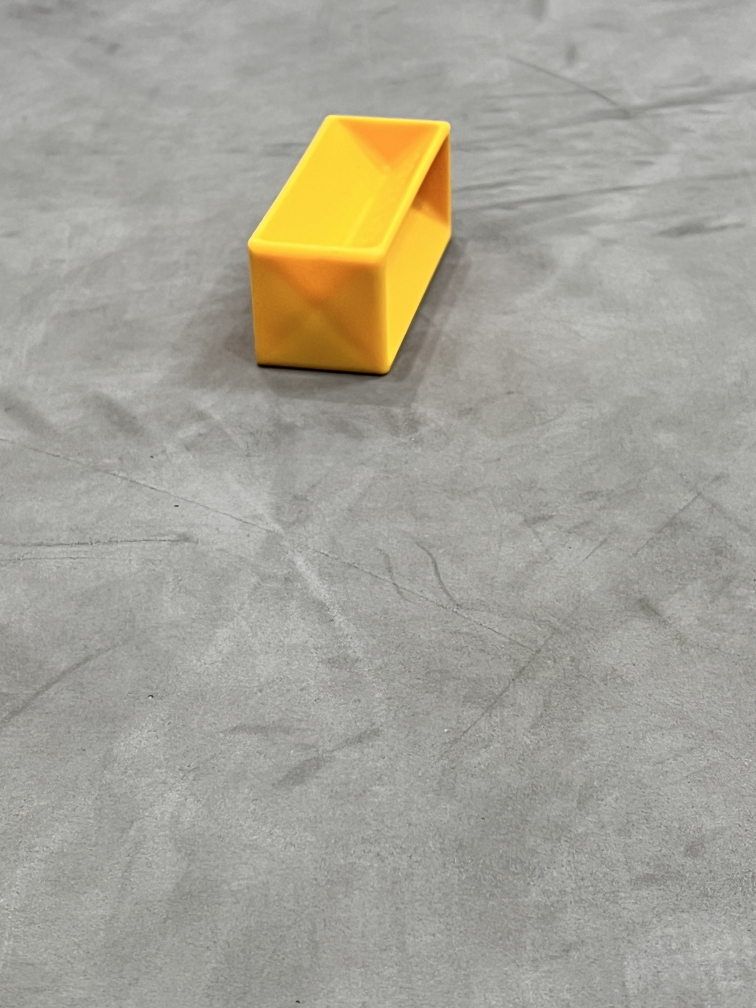
#> input picture sample-test-images/IMG_7923.JPG, 3024 x 4032 px (shown at 1/4 size)
$ python camera_on_robot.py
#> lines starting #> are read from the running program, lines starting #| are printed output that depends on the picture; after the words box and inside, x2 and y2 are one past the last pixel; in counts of white or black regions, pixels touching at a corner belong together
import math
import cv2
import numpy as np


class Sample:
    """
    ONLY TAKES IN REAL WORLD VALUES
    """

    def __init__(self, x, y, distance_from_center):
        self.x = x
        self.y = y
        self.distance = distance_from_center


image_path = 'sample-test-images/'

image_name = 'IMG_7923.JPG'

# Yellow masking
lowerb = [22, 134, 0]
upperb = [255, 255, 255]


def angle3pt(a, b, c):
    """Counterclockwise angle in degrees by turning from a to c around b
            Returns an angle in radians"""
    ang = math.atan2(c[1] - b[1], c[0] - b[0]) - math.atan2(a[1] - b[1], a[0] - b[0])
    return -ang.__round__(2)


def open_window():
    cv2.namedWindow('image')
    cv2.setMouseCallback('image', mouse_callback)

    def get_bound_value(index: int, lower: bool):
        bound = lowerb if lower else upperb
        return bound[index]

    def set_bound_value(index: int, lower: bool, value):
        bound = lowerb if lower else upperb
        bound[index] = value
        process_image(height=height, width=width)

    def create_bound_trackbar(name, index, lower):
        cv2.createTrackbar(name, 'image',
                           get_bound_value(index, lower), 255,
                           lambda value: set_bound_value(index, lower, value))

    create_bound_trackbar('hue_lbound', 0, True)
    create_bound_trackbar('hue_ubound', 0, False)
    create_bound_trackbar('sat_lbound', 1, True)
    create_bound_trackbar('sat_ubound', 1, False)
    create_bound_trackbar('val_lbound', 2, True)
    create_bound_trackbar('val_ubound', 2, False)


def bgr_to_hsv(bgr_color):
    bgr_pixel = np.array(bgr_color, dtype=np.uint8)
    hsv_pixel = cv2.cvtColor(np.array([[bgr_pixel]], dtype=np.uint8), cv2.COLOR_BGR2HSV)[0][0]
    return hsv_pixel


def mouse_callback(event, x, y, flags, param):
    if event == cv2.EVENT_LBUTTONDOWN:
        pass
    elif event == cv2.EVENT_LBUTTONUP:
        pass
    elif event == cv2.EVENT_MOUSEMOVE:
        pass

    bgr_color = original_image[y, x]
    hsv_color = bgr_to_hsv(bgr_color)
    cv2.setWindowTitle('image', f'({x},{y}) = HSV {hsv_color}')


def display_image(image):
    cv2.imshow('image', image)


def process_image(height, width):
    image = original_image.copy()
    hsv_image = cv2.cvtColor(image, cv2.COLOR_BGR2HSV)

    mask = cv2.inRange(hsv_image, tuple(lowerb), tuple(upperb))
    kernel = np.ones((5, 5), np.uint8)
    mask = cv2.dilate(mask, kernel, iterations=2)
    mask = cv2.erode(mask, kernel, iterations=1)

    contours, _ = cv2.findContours(mask, cv2.RETR_EXTERNAL, cv2.CHAIN_APPROX_SIMPLE)

    for c in contours:
        if cv2.contourArea(c) > 15000:
            print('Found contour')
            # used to find the position of sample
            adjusted_origen = (width // 2, int(height))
            cv2.drawContours(image, [c], 0, (0, 255, 0), 3)
            moments = cv2.moments(c)
            center = (
                int(moments['m10'] / moments['m00']),
                int(moments['m01'] / moments['m00'])
            )

            rad = angle3pt((width, height), adjusted_origen, center)
            x_d = center[0] - adjusted_origen[0]
            y_d = center[1] - adjusted_origen[1]
            distance_in_px = round(math.hypot(y_d, x_d), 2)
            polar = (distance_in_px, rad)
            print(polar)
            print(center)
            cv2.drawMarker(image, center, (0, 0, 255), markerType=cv2.MARKER_STAR,
                           markerSize=5, thickness=1, line_type=cv2.LINE_AA)
            cv2.circle(image, center, 3, (255, 255, 255), 4)
            cv2.circle(image, adjusted_origen, 3, (255, 255, 255), 4)
            cv2.circle(image, (width, height), 3, (255, 255, 255), 4)
            (rect_center, (rect_width, rect_height), angle_of_rotation) = cv2.minAreaRect(c)
            print(round(angle_of_rotation))
            cv2.putText(image, 'Angle ' + str(round(angle_of_rotation)), center,
                        cv2.FONT_HERSHEY_SIMPLEX, 1, (200, 200, 0), 2, cv2.LINE_AA)
            cv2.putText(image, f'Polar coordinates:({distance_in_px} px, {rad} radians)',
                        (center[0] - 26, center[1] + 30),
                        cv2.FONT_HERSHEY_SIMPLEX, 1, (200, 200, 0), 2, cv2.LINE_AA)
            min_area_rect = cv2.minAreaRect(c)
            box = cv2.boxPoints(min_area_rect)
            box = np.intp(box)
            cv2.drawContours(image, [box], 0, (0, 255, 255), 1)
            display_image(image)


original_image = cv2.imread(image_path + image_name)  # BGR format
#> original_image is the input picture: shape (4032, 3024, 3); mean B, G, R 151.2, 162.6, 165.2
height, width, channels = original_image.shape
#> height = 4032; width = 3024; channels = 3
aspect_ratio = height / width
#> aspect_ratio = 1.33
original_image = cv2.resize(original_image, (1280, int(np.round(1280 * aspect_ratio, decimals=0))))
#> original_image: shape (1707, 1280, 3)
height, width, _ = original_image.shape
#> height = 1707; width = 1280
open_window()
process_image(height=height, width=width)
#> in process_image, `hsv_image = cv2.cvtColor(image, cv2.COLOR_BGR2HSV)`: hsv_image: shape (1707, 1280, 3); mean H, S, V 32, 19.4, 165.8
#> in process_image, `mask = cv2.inRange(hsv_image, tuple(lowerb), tuple(upperb))`:
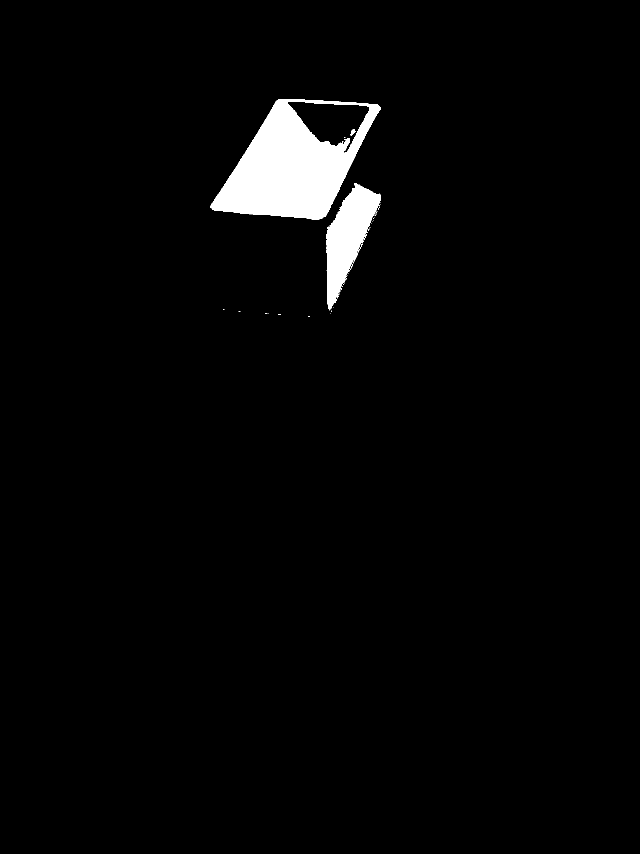
#> mask: shape (1707, 1280) (shown at 1/2 size); 2.5% white; 35 white regions (32 under 20 px), largest, box (x1, y1, x2, y2) and area: (421, 198, 761, 439) 42517, (653, 366, 762, 621) 13009, (701, 258, 711, 271) 72
#> in process_image, `mask = cv2.dilate(mask, kernel, iterations=2)`:
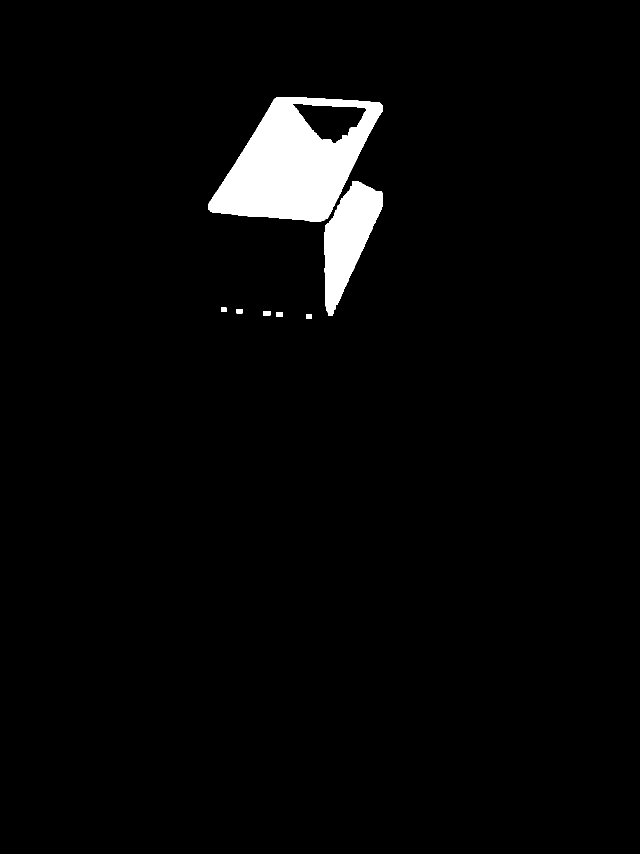
#> mask: shape (1707, 1280) (shown at 1/2 size); 3.1% white; 7 white regions, largest, box (x1, y1, x2, y2) and area: (417, 194, 765, 443) 49653, (649, 362, 766, 632) 16625, (526, 622, 541, 631) 135
#> in process_image, `mask = cv2.erode(mask, kernel, iterations=1)`:
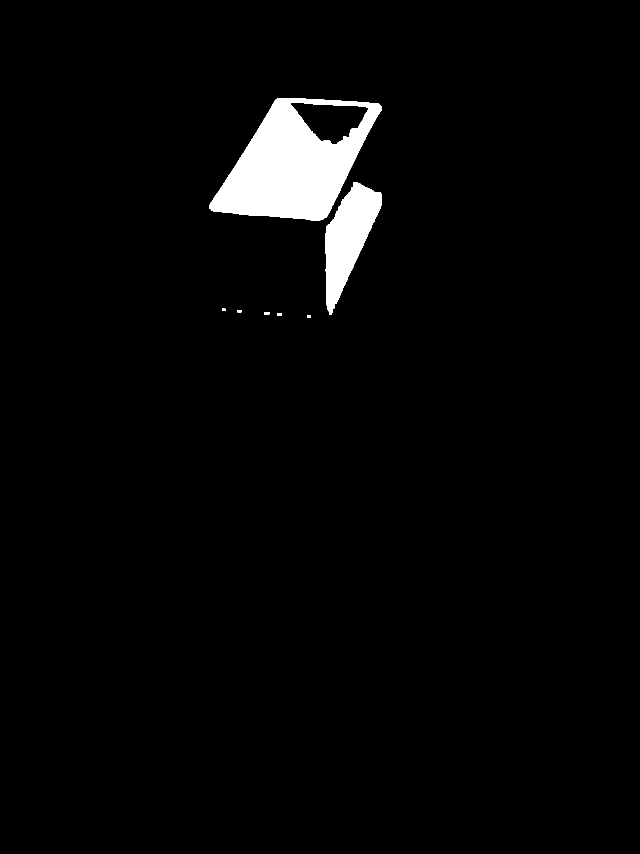
#> mask: shape (1707, 1280) (shown at 1/2 size); 2.8% white; 7 white regions
#> in process_image, `contours, _ = cv2.findContours(mask, cv2.RETR_EXTERNAL, cv2.CHAIN_APPR..`: contours = 7 contours; box (x1, y1, x2, y2) and area: (419, 196, 763, 441) 53476, (651, 364, 764, 630) 14785, (528, 624, 539, 629) 40, (554, 626, 564, 631) 36, (614, 630, 622, 636) 34, (475, 620, 483, 625) 28, (444, 617, 451, 622) 24
#> the loop in process_image, `for c in contours:` made 7 passes
#> (adjusted_origen, center, ang in angle3pt, rad, x_d, y_d, distance_in_px, polar) on pass 7: ((640, 1707), (594, 318), -1.6, 1.6, -46, -1389, 1389.8, (1389.8, 1.6))
#> c on passes 2 to 5: [[554, 626], [554, 630], [563, 630], [563, 626]], [[528, 624], [528, 628], [538, 628], [538, 624]], [[475, 620], [475, 624], [482, 624], [482, 620]], [[444, 617], [444, 621], [450, 621], [450, 617]]
#| Found contour
#| (1389.76, 1.6)
#| (594, 318)
#| -63
#> after the loop in process_image, `for c in contours:`:
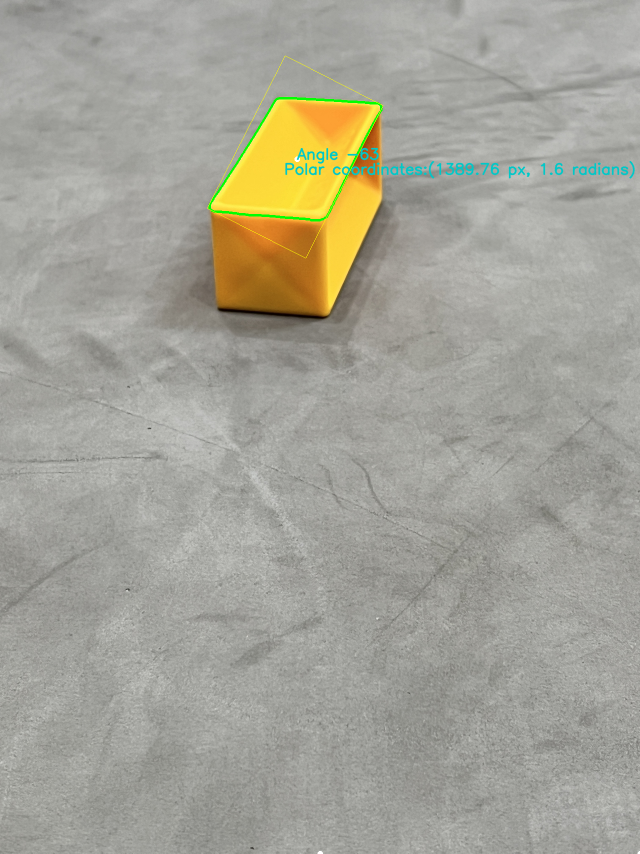
#> image: shape (1707, 1280, 3) (shown at 1/2 size); mean B, G, R 151.2, 162.8, 164.1

cv2.waitKey(0)
cv2.destroyAllWindows()
